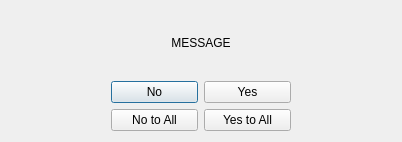
<?xml version="1.0" encoding="UTF-8"?>
<ui version="4.0">
 <class>DialogYNA</class>
 <widget class="QDialog" name="DialogYNA">
  <property name="geometry">
   <rect>
    <x>0</x>
    <y>0</y>
    <width>402</width>
    <height>142</height>
   </rect>
  </property>
  <property name="windowTitle">
   <string>Dialog</string>
  </property>
  <layout class="QGridLayout" name="gridLayout">
   <item row="1" column="0">
    <layout class="QGridLayout" name="gridLayoutButtons">
     <property name="sizeConstraint">
      <enum>QLayout::SizeConstraint::SetDefaultConstraint</enum>
     </property>
     <property name="leftMargin">
      <number>100</number>
     </property>
     <property name="rightMargin">
      <number>100</number>
     </property>
     <item row="0" column="0">
      <widget class="QPushButton" name="pushButton">
       <property name="text">
        <string>No</string>
       </property>
       <property name="icon">
        <iconset resource="icons.qrc">
         <normaloff>:/icon/img/cancel.svg</normaloff>:/icon/img/cancel.svg</iconset>
       </property>
      </widget>
     </item>
     <item row="0" column="1">
      <widget class="QPushButton" name="pushButton_2">
       <property name="text">
        <string>Yes</string>
       </property>
       <property name="icon">
        <iconset resource="icons.qrc">
         <normaloff>:/icon/img/checkmark.svg</normaloff>:/icon/img/checkmark.svg</iconset>
       </property>
      </widget>
     </item>
     <item row="1" column="0">
      <widget class="QPushButton" name="pushButton_3">
       <property name="text">
        <string>No to All</string>
       </property>
       <property name="icon">
        <iconset resource="icons.qrc">
         <normaloff>:/icon/img/cancel.svg</normaloff>:/icon/img/cancel.svg</iconset>
       </property>
      </widget>
     </item>
     <item row="1" column="1">
      <widget class="QPushButton" name="pushButton_4">
       <property name="text">
        <string>Yes to All</string>
       </property>
       <property name="icon">
        <iconset resource="icons.qrc">
         <normaloff>:/icon/img/checkmark.svg</normaloff>:/icon/img/checkmark.svg</iconset>
       </property>
      </widget>
     </item>
    </layout>
   </item>
   <item row="0" column="0">
    <widget class="QLabel" name="labelMessage">
     <property name="text">
      <string>MESSAGE</string>
     </property>
     <property name="alignment">
      <set>Qt::AlignmentFlag::AlignCenter</set>
     </property>
     <property name="wordWrap">
      <bool>true</bool>
     </property>
    </widget>
   </item>
  </layout>
 </widget>
 <resources>
  <include location="icons.qrc"/>
 </resources>
 <connections/>
</ui>
